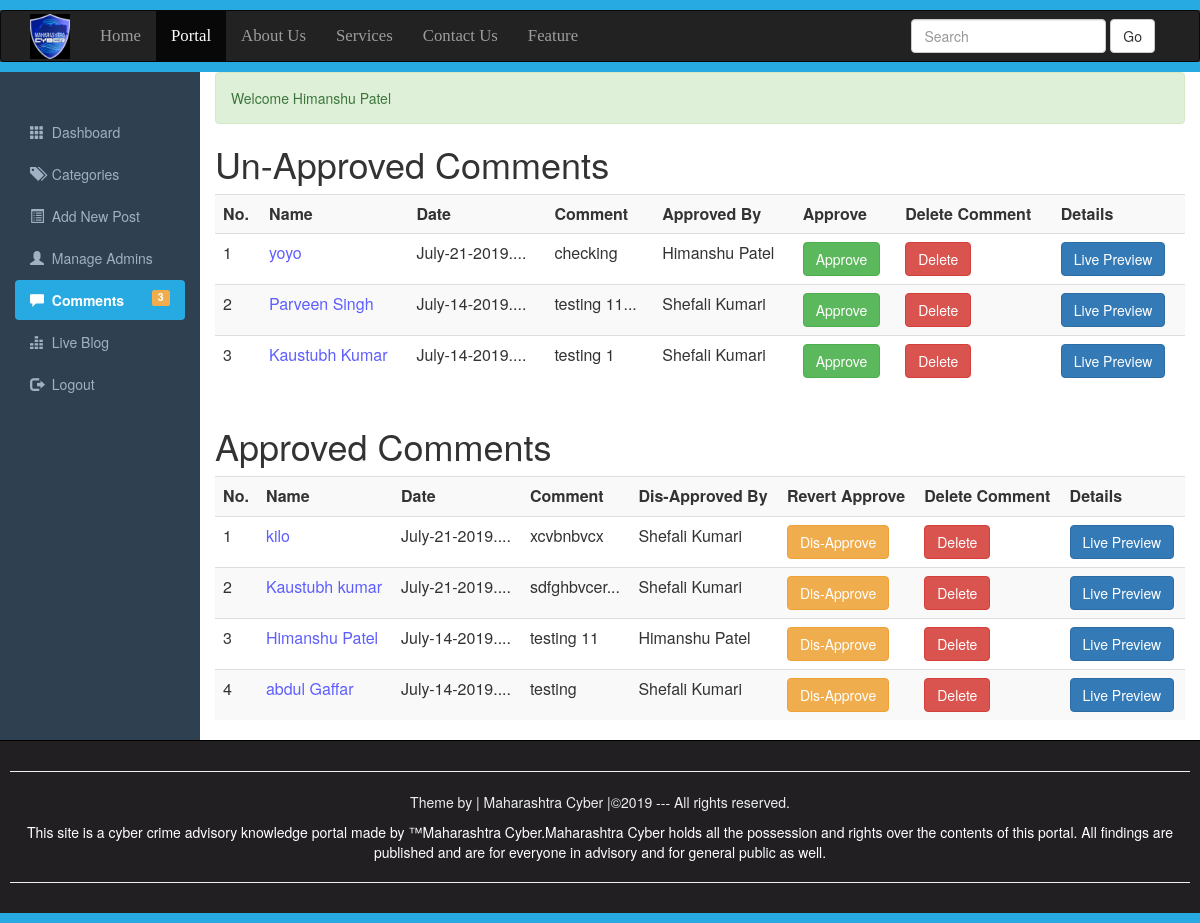
Page /Comments.php (signed in) on the committed database.
### tables this page shows
CREATE TABLE `comments` (
  `id` int(10) NOT NULL,
  `datetime` varchar(50) NOT NULL,
  `name` varchar(200) NOT NULL,
  `email` varchar(200) NOT NULL,
  `comment` varchar(500) NOT NULL,
  `status` varchar(5) NOT NULL,
  `admin_panel_id` int(10) NOT NULL,
  `approvedby` varchar(200) NOT NULL
);

### Comments.php (the view, shortened to what this page needs)
<?php require_once("include/Sessions.php");?>
<!DOCTYPE>
<html>
    <head>
        <link rel="stylesheet" href="css/bootstrap.min.css">
        <link rel="stylesheet" href="css/adminstyle.css">
    </head>
    <body>
    <div style="height: 10px;background: #27AAE1;"></div>
<nav class ="navbar navbar-inverse" role="navigation">
    <div class="container">
        <div class="navbar-header">
        <a class="navbar-brand" href="Portal.php">
        <img style="margin-top: -12px;" src="images/maha.jfif" width=40;height=7;>
        </a>
        </div>
        <div class="collapse navbar-collapse" id="collapse">
        <ul class="nav navbar-nav">
            <li><a href="#">Home</a></li>
            <li class="active"><a href="Portal.php" target="_blank">Portal</a></li>
            <li><a href="#">About Us</a></li>
            <li><a href="#">Services</a></li>
            <li><a href="#">Contact Us</a></li>
            <li><a href="#">Feature</a></li>
        </ul>
        <form action="Portal.php" class="navbar-form navbar-right">
        <div class="form-group">
        <input type="text" class="form-control" placeholder="Search" name="Search">
        </div>
        <button class="btn btn-default" name="SearchButton">Go</button>
        </form>
        </div>
        </nav>
        <div class="Line" style="height: 10px;background: #27AAE1;"></div>
<div class="container-fluid">
<div class="row">
    <div class="col-sm-2">
    <br><br>
    <ul id="Side_Menu" class="nav nav-pills nav-stacked">
        <li><a href="Dashboard.php">
        <span class="glyphicon glyphicon-th"></span>
        &nbsp;Dashboard</a></li>
        <li><a href="Categories.php">
        <span class="glyphicon glyphicon-tags"></span>
        &nbsp;Categories</a></li>
        <li><a href="AddNewPost.php">
        <span class="glyphicon glyphicon-list-alt"></span>
        &nbsp;Add New Post</a></li>
        <li><a href="ManageAdmin.php">
        <span class="glyphicon glyphicon-user"></span>
        &nbsp;Manage Admins</a></li>
        <li  class="active"><a href="Comments.php">
        <span class="glyphicon glyphicon-comment"></span>
        &nbsp;Comments
        <?php
                     global $connection;
                     $QueryTotal="SELECT COUNT(*) FROM comments WHERE status='OFF'";
                     $ExecuteTotal=mysqli_query($connection,$QueryTotal);
                     $RowsTotal=mysqli_fetch_array($ExecuteTotal);
                     $TotalUnApprovedComments=array_shift($RowsTotal);
                ?>
                <span class="label pull-right label-warning">
                <?php echo $TotalUnApprovedComments; ?></span>
        </a></li>
        <li><a href="#">
        <span class="glyphicon glyphicon-equalizer"></span>
        &nbsp;Live Blog</a></li>
        <li><a href="Logout.php">
        <span class="glyphicon glyphicon-log-out"></span>
        &nbsp;Logout</a></li>
        </ul>
        </div>
        <div class="col-sm-10">
        <div><?php  echo Message();
                    echo SuccessMessage();
         ?></div>
        <h1>Un-Approved Comments</h1>
        <div class="table-responsive">
            <table class="table table-striped table-hover">
                <tr>
                <th>No.</th>
                <th>Name</th>
                <th>Date</th>
                <th>Comment</th>
                <th>Approved By</th>
                <th>Approve</th>
                <th>Delete Comment</th>
                <th>Details</th>
                </tr>
                <?php
                 global $connection;
                 $ViewQuery="SELECT * FROM comments WHERE status='OFF' ORDER BY datetime desc";
                 $Execute=mysqli_query($connection,$ViewQuery);
                 $SrNo=0;
                 while($DataRows=mysqli_fetch_array($Execute)){
                    $CommentId=$DataRows["id"];
                    $DateTimeofComment=$DataRows["datetime"];
                    $PersonName=$DataRows["name"];
                    $PersonComments=$DataRows["comment"];
                    $ApprovedBy=$DataRows["approvedby"];
                    $CommentedPostId=$DataRows["admin_panel_id"];
                    $SrNo++;
                ?>
                <tr>
                    <td><?php echo htmlentities($SrNo);?></td>
                    <td style="color: #5e5eff;"><?php
                    echo htmlentities($PersonName);?></td>
                    <td><?php
                    if(strlen($DateTimeofComment)>11){$DateTimeofComment=substr($DateTimeofComment,0,12)."...";}
                    echo htmlentities($DateTimeofComment);?>.</td>
                    <td><?php
                    if(strlen($PersonComments)>10){$PersonComments=substr($PersonComments,0,10)."...";}
                    echo htmlentities($PersonComments);?></td>
                    <td><?php echo  htmlentities($ApprovedBy); ?></td>
                    <td>
                    <a href="ApproveComments.php?id=<?php echo $CommentId;?>">
                    <span class="btn btn-success">Approve</span>
                    </a></td>
                    <td>
                    <a href="DeleteComments.php?id=<?php echo $CommentId;?>">
                    <span class="btn btn-danger">Delete</span>
                    </a>
                    </td>
                    <td><a href="FullPost.php?id=<?php echo $CommentedPostId;?>" target="_blank"><span class="btn btn-primary">Live Preview</span></td></a>
                    </tr>
                 <?php } ?>
            </table>
        </div>
        <h1>Approved Comments</h1>
        <div class="table-responsive">
            <table class="table table-striped table-hover">
                <tr>
                <th>No.</th>
                <th>Name</th>
                <th>Date</th>
                <th>Comment</th>
                <th>Dis-Approved By</th>
                <th>Revert Approve</th>
                <th>Delete Comment</th>
                <th>Details</th>
                </tr>
                <?php
                 global $connection;
                 $ViewQuery="SELECT * FROM comments WHERE status='ON' ORDER BY datetime desc";
                 $Execute=mysqli_query($connection,$ViewQuery);
                 $SrNo=0;
                 while($DataRows=mysqli_fetch_array($Execute)){
                    $CommentId=$DataRows["id"];
                    $DateTimeofComment=$DataRows["datetime"];
                    $PersonName=$DataRows["name"];
                    $PersonComments=$DataRows["comment"];
                    $DisApprovedBy=$DataRows["approvedby"];
                    $CommentedPostId=$DataRows["admin_panel_id"];
                    $SrNo++;
                ?>
                <tr>
                    <td><?php echo htmlentities($SrNo);?></td>
                    <td style="color: #5e5eff;"><?php
                    echo htmlentities($PersonName);?></td>
                    <td><?php
                    if(strlen($DateTimeofComment)>11){$DateTimeofComment=substr($DateTimeofComment,0,12)."...";}
                    echo htmlentities($DateTimeofComment);?>.</td>
                    <td><?php
                    if(strlen($PersonComments)>10){$PersonComments=substr($PersonComments,0,10)."...";}
                    echo htmlentities($PersonComments);?></td>
                    <td><?php echo  htmlentities($DisApprovedBy); ?></td>
                    <td>
                    <a href=DisApproveComments.php?id=<?php echo $CommentId;?>">
                    <span class="btn btn-warning">Dis-Approve</span>
                    </a></td>
                    <td>
                    <a href="DeleteComments.php?id=<?php echo $CommentId;?>">
                    <span class="btn btn-danger">Delete</span>
                    </a>
                    </td>
                    <td><a href="FullPost.php?id=<?php echo $CommentedPostId;?>" target="_blank"><span class="btn btn-primary">Live Preview</span></td></a>
                    </tr>
                 <?php } ?>
            </table>
        </div>
        </div>
</div>
</div>
<div id="Footer">
    <hr><p>Theme by | Maharashtra Cyber |&copy;2019 --- All rights reserved.
</p>
<a style="color: white; text-decoration:none; cursor: pointer; font weight: bold" href="https://www.reportphishing.in/index.php" target="_blank">
<p>This site is a cyber crime advisory knowledge portal made by &trade;Maharashtra Cyber.Maharashtra Cyber holds all the possession and rights over the contents of this portal.
    All findings are published and are for everyone in advisory and for general public as well.
</p><hr></a>
</div>
<div style="height: 10px; background: #27AAE1;"></div>
    </body>
</html>

### css/adminstyle.css (style rules this page uses)
.navbar-nav li { font-family: Bitter,Georgia,Times,"Times New Roman",serif; font-size: 1.2em; }
.Line { margin-top: -20px; }
body { background-color: #2f4050; }
.col-sm-10 { background-color: #ffffff; }
#Side_Menu a { color: #9fb1c2; }
#Side_Menu .active a { color: #ffffff; background-color: #27AAE1; font-weight: bold; }
#Footer { padding: 10px; border-top: 1px solid black; color: #eeeeee; background-color: #211f22; text-align: center; }

### Comments.php (style rules this page uses)
.navbar-nav li { font-family: Bitter,Georgia,Times,"Times New Roman",serif; font-size: 1.2em; }
.Line { margin-top: -20px; }

### rows in the picture
comments: name "yoyo", datetime "July-21-2019...", comment "checking", approvedby "Himanshu Patel"
comments: name "Parveen Singh", datetime "July-14-2019...", comment "testing 11...", approvedby "Shefali Kumari"
comments: name "Kaustubh Kumar", datetime "July-14-2019...", comment "testing 1", approvedby "Shefali Kumari"
comments: name "kilo", datetime "July-21-2019...", comment "xcvbnbvcx", approvedby "Shefali Kumari"
comments: name "Kaustubh kumar", datetime "July-21-2019...", comment "sdfghbvcer...", approvedby "Shefali Kumari"
comments: name "Himanshu Patel", datetime "July-14-2019...", comment "testing 11", approvedby "Himanshu Patel"
comments: name "abdul Gaffar", datetime "July-14-2019...", comment "testing", approvedby "Shefali Kumari"

### other values in the picture
$TotalUnApprovedComments "3"
SuccessMessage() "Welcome Himanshu Patel"
